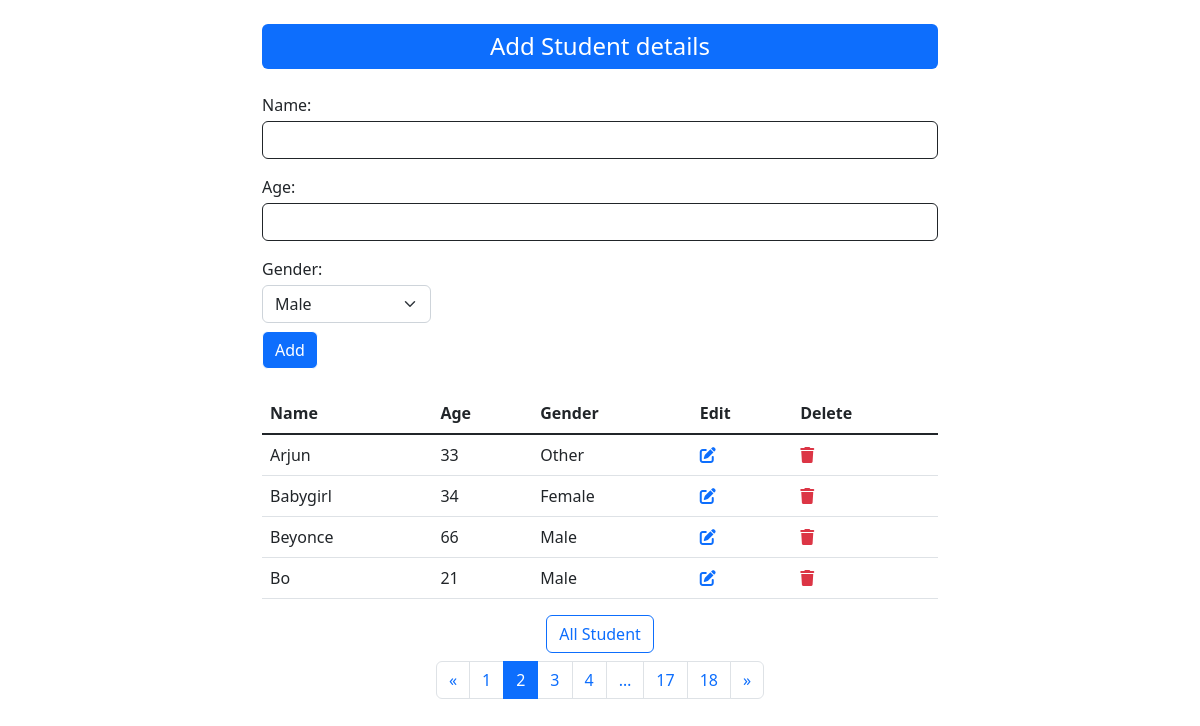
Screenshot of /?page=2 with the database file from the repository.
### core/models.py (models this page shows)
class Student(models.Model):
    name = models.CharField(max_length=100)
    age = models.IntegerField()
    gender = models.CharField(choices=SELECT_GENDER,max_length=100)

### core/views.py (the view)
# urls.py: path("", views.home, name="home"),
def home(request):
    if request.method == "POST":
        form = StudentRegister(request.POST)
        if form.is_valid():
            data = form.cleaned_data
            name = data['name']
            age = data['age']
            gender = data['gender']
            s = Student.objects.create(name=name, age=age, gender=gender)
            messages.success(
                request, f"{s.name} data has been saved successfully")
            return redirect('/')
    else:
        form = StudentRegister()
    students = Student.objects.all()
    students = students.order_by("name")
    paginator = Paginator(students,per_page=4,orphans=2)
    page = request.GET.get('page')
    page_obj = paginator.get_page(page)
    page_range = paginator.get_elided_page_range(number=page)
    context = {
        'form': form,
        'students': students,
        'page_obj':page_obj
    }
    return render(request, "core/home.html", context)

### core/forms.py
class StudentRegister(forms.Form):
    name = forms.CharField(
        initial="", required=True, label_suffix=":", widget=forms.TextInput(attrs={"class": "form-control","atuocomplete":"off"}))
    age = forms.IntegerField(max_value=100, min_value=18, widget=forms.NumberInput(
        attrs={"class": "form-control"}))
    gender = forms.ChoiceField(choices=SELECT_GENDER, widget=forms.Select(
        attrs={"class": "form-select w-25"}))

### core/templates/core/home.html (shortened to what this page needs)
{% extends 'core/base.html' %}
{% load static %}
{% block content %}
<div class="container">
    <h4 class="bg-primary py-2 mt-4 rounded-2 text-center text-white mb-4">Add Student details</h4>
    <form action="" method="post" id="add-student" class="mb-4" autocomplete="off">
        {% for field in form %}
            <div class="form-input mt-3">
                <label class="mb-1" for="{{ field.auto_id }} ">{{field.label_tag|striptags}}</label>
                {{ field }}
            </div>
        {% endfor %}
        <input type="submit" value="Add" class="btn btn-primary mt-2">
    </form>
    <div class="student-details">
        <table class="table mt-4">
            <thead>
                <tr>
                    <th scope="col">Name</th>
                    <th scope="col">Age</th>
                    <th scope="col">Gender</th>
                    <th scope="col">Edit</th>
                    <th scope="col">Delete</th>
                </tr>
            </thead>
            <tbody class="table-group-divider">
                {% for student in page_obj %}
                    <tr>
                        <td scope="row">{{ student.name }}</td>
                        <td scope="row">{{ student.age }}</td>
                        <td scope="row">{{ student.gender }}</td>
                         <td scope="row">
                            <a class="btn-sm" href="{% url 'edit' student.id %}">
                                <i class="fa-solid fa-edit"></i>
                            </a>
                        </td>
                        <td scope="row">
                            <a class="text-danger btn-sm" href="{% url 'delete' student.id %}">
                                <i class="fa-solid fa-trash"></i>
                            </a>
                        </td>
                    </tr>
                {% endfor %}
            </tbody>
        </table>
        <div class="text-center mx-3">
            <a href="{% url "allstudent" %}" class="btn btn-outline-primary">All Student</a>
        </div>
        <ul class="pagination justify-content-center flex-wrap mt-2 mb-4">
            {% if page_obj.has_previous %}
                <li class="page-item"><a class="page-link" href="?page={{ page_obj.previous_page_number }}">&laquo;</a></li>
            {% else %}
                <li class="disabled page-item"><span class="page-link">&laquo;</span></li>
            {% endif %}
            {% for i in page_range|default_if_none:page_obj.paginator.get_elided_page_range %}
                {% if page_obj.number == i %}
                    <li class="active page-item">
                        <span class="page-link">{{ i }} <span class="sr-only bg-black">(current)</span></span>
                    </li>
                {% else %}
                    {% if i == page_obj.paginator.ELLIPSIS %}
                        <li class="page-item"><span class="page-link">{{ i }}</span></li>
                    {% else %}
                        <li class="page-item"><a class="page-link" href="?page={{ i }}">{{ i }}</a></li>
                    {% endif %}
                {% endif %}
            {% endfor %}
            {% if page_obj.has_next %}
                <li class="page-item"><a class="page-link" href="?page={{ page_obj.next_page_number }}">&raquo;</a></li>
            {% else %}
                <li class="disabled page-item"><span class="page-link">&raquo;</span></li>
            {% endif %}
        </ul>
    </div>
</div>
{% endblock content %}

### core/static/core/style.css (style rules this page uses)
.container { width: clamp(500px, 80%, 700px); ; }
a { transition: 300ms; }
input { box-shadow: none !important; outline: none !important; border:1px solid !important; transition: all 200ms; }

### rows the page displays
Student: name "Arjun", age "33", gender "Other"
Student: name "Babygirl", age "34", gender "Female"
Student: name "Beyonce", age "66", gender "Male"
Student: name "Bo", age "21", gender "Male"

### other values shown
{{ field.label_tag|striptags }} "Name:" "Age:" "Gender:"
{{ i }} "1" "3" "4" "17" "18"
{{ i }} "2"
{{ i }} "…"
